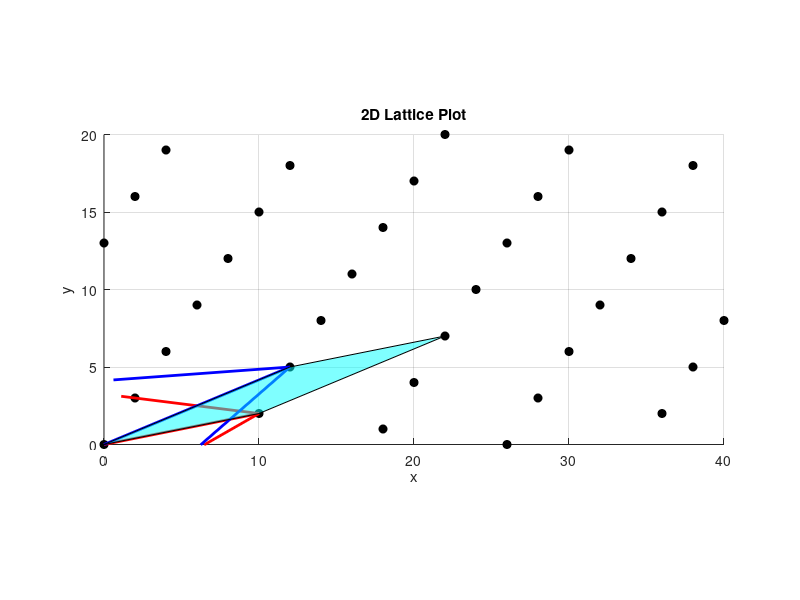

The MATLAB script that drew this image:
clear all
clc

% Define basis vectors as columns of a matrix
b1 = [10, 2].';
b2 = [12, 5].';
B = [b1, b2];  % Example basis vectors

% Define the grid size (how many points in each direction)
N = 15;  % Number of lattice points in each direction

% Generate lattice points
vertices = [0 0; B(:,1)'; B(:,1)' + B(:,2)'; B(:,2)'];
[X, Y] = meshgrid(-N:N, -N:N);  % Generate integer coefficients
lattice_points = B * [X(:) Y(:)]';  % Compute lattice positions

% Plot lattice points
figure(1); hold on; axis equal;
plot(lattice_points(1, :), lattice_points(2, :), 'ko', 'MarkerFaceColor', 'k');

% Plot basis vectors
quiver(0, 0, B(1,1), B(2,1), 0, 'r', 'LineWidth', 2, 'MaxHeadSize', 0.5);
quiver(0, 0, B(1,2), B(2,2), 0, 'b', 'LineWidth', 2, 'MaxHeadSize', 0.5);
fill(vertices(:,1), vertices(:,2), 'cyan', 'FaceAlpha', 0.5, 'EdgeColor', 'k');

xlim([0,40]);
ylim([0 20]);
xlabel('x');
ylabel('y');
title('2D Lattice Plot');
grid on;
hold off;
